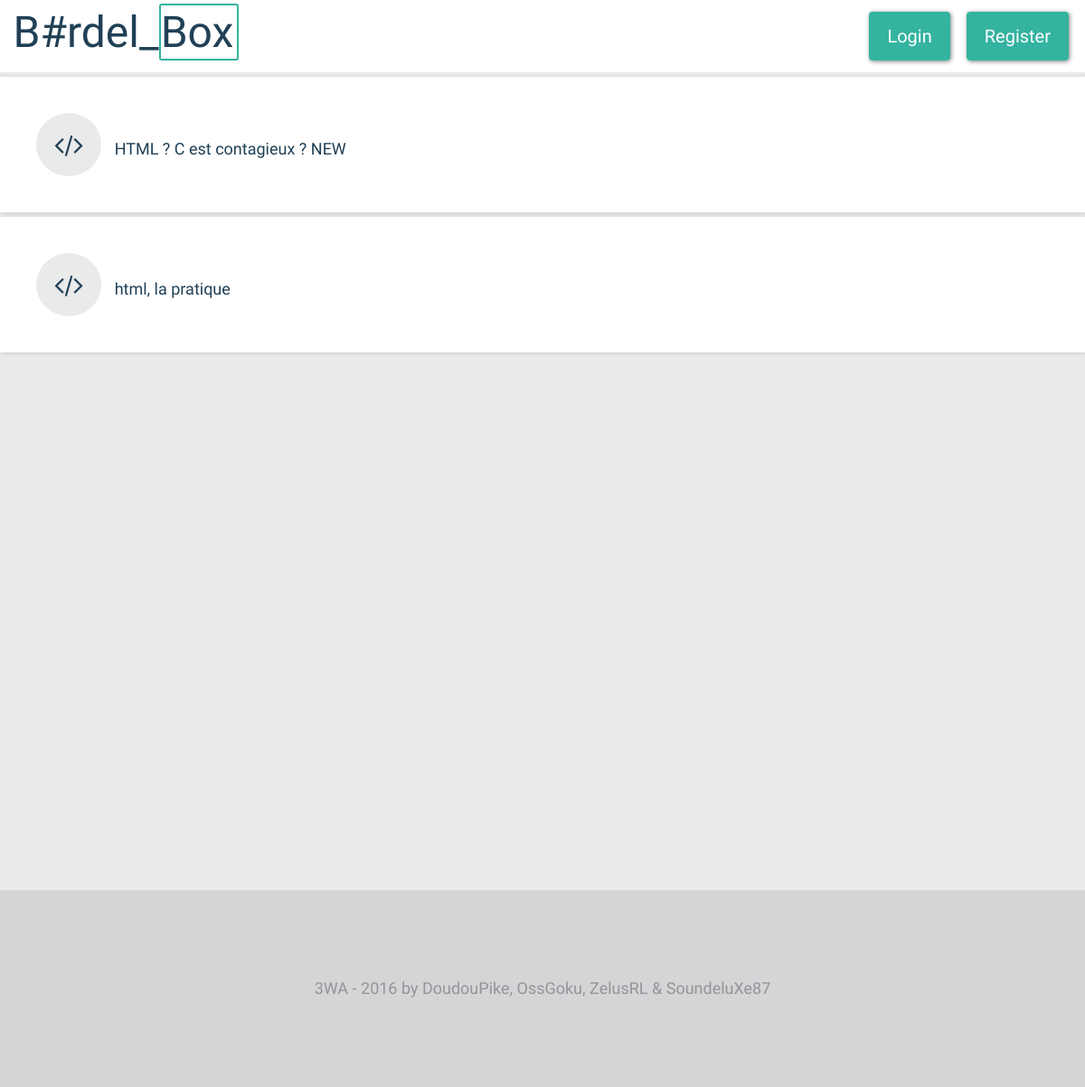
Page /index.php?page=bloc-cours&lang=html&cat=0 on the committed database.
### tables this page shows
CREATE TABLE IF NOT EXISTS `lessons` (
  `id` int(11) NOT NULL AUTO_INCREMENT,
  `lang` varchar(63) NOT NULL,
  `category` int(63) NOT NULL,
  `date` date NOT NULL,
  `date_last` timestamp NOT NULL DEFAULT CURRENT_TIMESTAMP ON UPDATE CURRENT_TIMESTAMP,
  `title` varchar(63) NOT NULL,
  `goal` varchar(255) NOT NULL,
  `content` varchar(4095) NOT NULL,
  PRIMARY KEY (`id`)
);

### controllers/content.php (called while the page is built)
<?php
	require("views/content.phtml");
?>

### controllers/skel.php (called while the page is built)
<?php
	require("views/skel.phtml");
?>

### index.php (called while the page is built, shortened)
<?php
require("controllers/skel.php");
?>

### views/bloc-cours.phtml (the view)
<div class="clearfix">
	<a href="index.php?page=single&lang=<?= htmlentities($lang) ?>&cat=<?= htmlentities($category) ?>&id=<?= htmlentities($id) ?>" class="linkh">
		<div class="box-sc-out">
			<p>
				<i class="fa fa-code icon-cat" aria-hidden="true"></i>
				 <?= htmlentities($title)?>
			</p>
		</div>
	</a>
</div>

### controllers/bloc-cours.php
<?php
	$langAccess = ["html", "css", "php", "js"];
	if(isset($_GET["lang"]) && in_array($_GET["lang"], $langAccess))
	{
		$catAccess = [0,1,2,3];
		if(isset($_GET["cat"]) && in_array($_GET["cat"], $catAccess))
		{
			$lang = mysqli_real_escape_string($db, $_GET["lang"]);
			$cat = mysqli_real_escape_string($db, $_GET["cat"]);
			$req = "SELECT id, title FROM lessons WHERE lang = '".$lang."' AND category = ".$cat."";
			$res = mysqli_query($db, $req);
			if($cat == 0)
			{
				$category = "Introduction";
			}
			if($cat = 1)
			{
				$category = "Premiers pas";
			}
			if($cat = 2)
			{
				$category = "Connaissances générales";
			}
			if($cat = 3)
			{
				$category = "Aller plus loin";
			}
			while($blocCoursTab = mysqli_fetch_assoc($res))
			{
				$id = $blocCoursTab["id"];
				$title = $blocCoursTab["title"];
				if(isset($_SESSION["admin"]))
				{
					require("views/bloc-cours_admin.phtml");
				}
				else
				{
					require("views/bloc-cours.phtml");
				}
			}
		}
		else
		{
			require("controllers/404.php");
		}
	}
	else
	{
		require("controllers/404.php");
	}
?>

### public/styles/style.css (style rules this page uses)
body { font-family: 'Yanone Kaffeesatz', sans-serif; font-size: 18px; background: #E9EAEA; }
.clearfix:after { content: ""; display: block; clear: both; }
.linkh { text-decoration: none; color: black; }
.box-sc-out { background: #fff; color: #204056; padding: 40px; margin: 5px 0; box-shadow: 1px 1px 5px #CCC; transition-property: background; transition-duration: 0.3s; }
.icon-cat { font-size: 30px; margin-right: 10px; padding: 20px; border-radius: 50%; background: #E9EAEA; }

### rows in the picture
lessons: title "HTML ? C est contagieux ? NEW"
lessons: title "html, la pratique"
